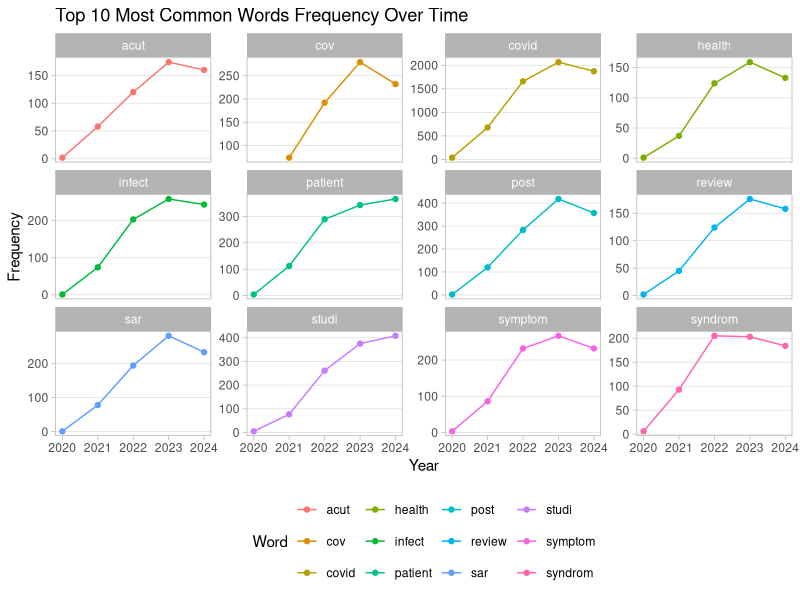
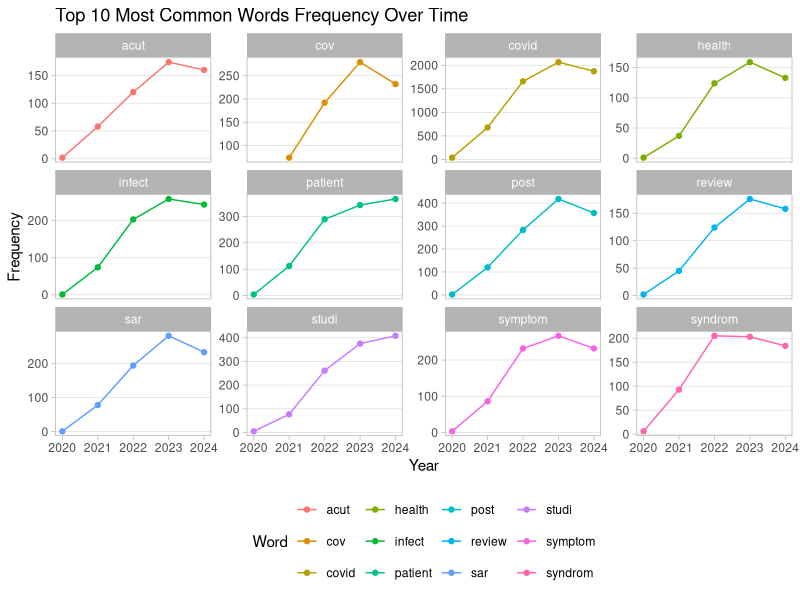

The R script that drew these images, in order:
# 加载必要的 R 包
library(tidyverse)
library(tidytext)

# 第一步：导入数据
articles <- read_tsv("clean/processed_titles.tsv")

# 第二步：分词
# 使用 tidytext 包的 unnest_tokens() 将标题分解为单词
titles_tokens <- articles %>%
  unnest_tokens(word, title)

# 第三步：计算词频
# 统计每个单词的总频率，并选择最常见的 12 个词
top_words <- titles_tokens %>%
  count(word, sort = TRUE) %>%
  top_n(12, n) %>%
  pull(word)

# 第四步：按年份计算这 12 个词的频率
# 过滤出最常见的词并按年份统计
word_year_counts <- titles_tokens %>%
  filter(word %in% top_words) %>%
  count(Year, word, sort = TRUE)

# 第五步：可视化
# 使用 ggplot2 绘制每个词在不同年份的频率变化
ggplot(word_year_counts, aes(x = Year, y = n, color = word, group = word)) +
  geom_line() +
  geom_point() +
  facet_wrap(~ word, scales = "free_y") +
  labs(title = "Top 10 Most Common Words Frequency Over Time",
       x = "Year",
       y = "Frequency",
       color = "Word") +
  theme_light() +
  theme(panel.grid.major.x = element_blank(), 
        panel.grid.minor = element_blank(), 
        legend.position = "bottom")

# 保存可视化图表到文件夹 "clean" 中
ggsave("clean/top_10_words_frequency_over_time.png", width = 12, height = 8)
